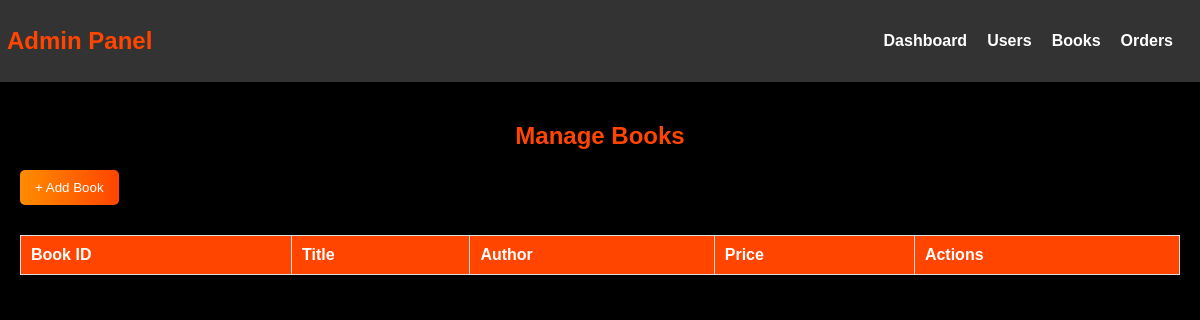
The app's page /backend/books.php, older data.
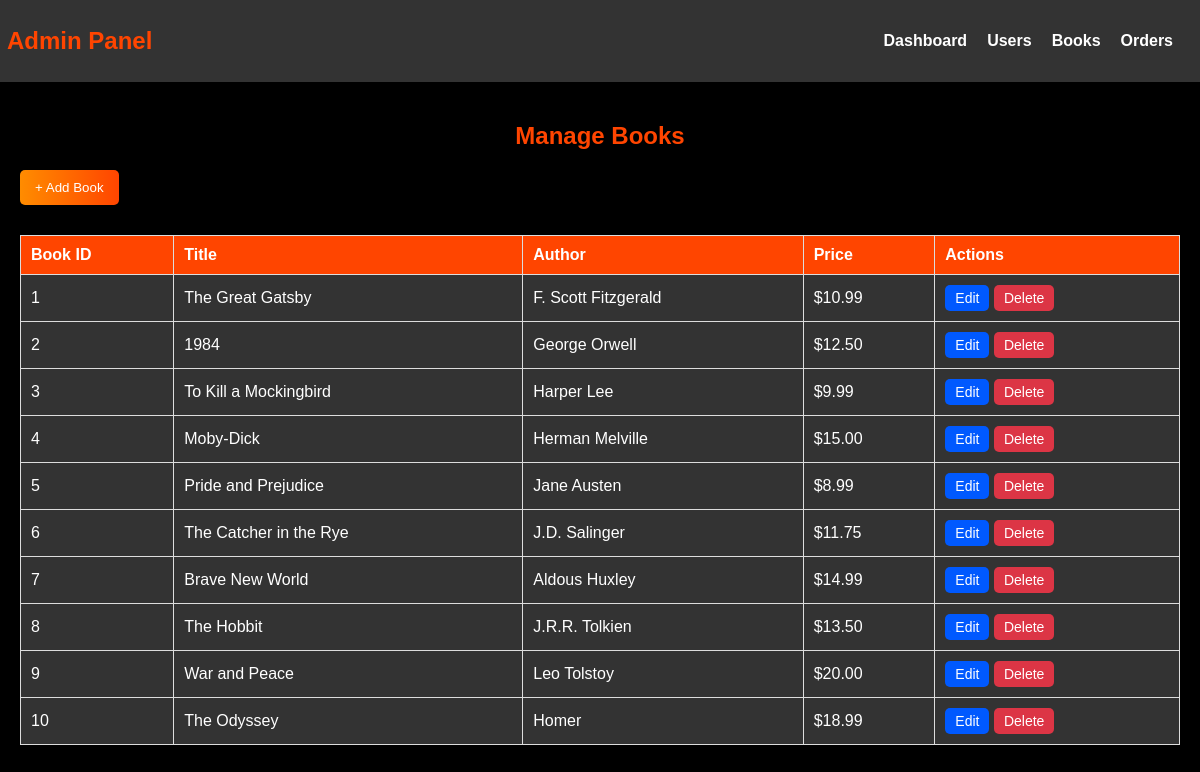
The same page, newer data.
### tables this page shows
CREATE TABLE books (
    book_id INT AUTO_INCREMENT PRIMARY KEY,
    title VARCHAR(255) NOT NULL,
    author VARCHAR(255) NOT NULL,
    category VARCHAR(100),
    price DECIMAL(10,2) NOT NULL,
    stock INT NOT NULL,
    description TEXT,
    cover_image VARCHAR(255) NOT NULL DEFAULT '/project/imgs/',
    created_at DATE DEFAULT CURRENT_DATE
);

### backend/books.php (the view, shortened to what this page needs)
<?php
include '../database/db.php';
$sql_books = "SELECT * FROM books";
$result_books = $conn->query($sql_books);
?>
<!DOCTYPE html>
<html lang="en">
<head>
    <link rel="stylesheet" href="../css/admin_panel.css">
</head>
<body>
    <nav class="admin-nav">
        <h2>Admin Panel</h2>
        <ul>
            <li><a href="admin_panel.php">Dashboard</a></li>
            <li><a href="users.php">Users</a></li>
            <li><a href="books.php">Books</a></li>
            <li><a href="orders.php">Orders</a></li>
        </ul>
    </nav>
    <div class="admin-section">
        <h2>Manage Books</h2>
        <button onclick="window.location.href='add_book.php'" class="add-btn">+ Add Book</button>
        <table>
            <tr>
                <th>Book ID</th>
                <th>Title</th>
                <th>Author</th>
                <th>Price</th>
                <th>Actions</th>
            </tr>
            <?php while ($book = $result_books->fetch_assoc()) { ?>
            <tr>
                <td><?php echo $book['book_id']; ?></td>
                <td><?php echo $book['title']; ?></td>
                <td><?php echo $book['author']; ?></td>
                <td>$<?php echo number_format($book['price'], 2); ?></td>
                <td>
                    <a href="update_book.php?book_id=<?php echo $book['book_id']; ?>" class="edit-btn">Edit</a>
                    <button class="delete-btn" onclick="confirmDelete(<?php echo $book['book_id']; ?>)">Delete</button>
                </td>
            </tr>
            <?php } ?>
        </table>
    </div>
</body>
</html>

Row changes from the older to the newer data that the page shows:
added books: book_id "1", title "The Great Gatsby", author "F. Scott Fitzgerald", price "10.99"
added books: book_id "2", title "1984", author "George Orwell", price "12.50"
added books: book_id "3", title "To Kill a Mockingbird", author "Harper Lee", price "9.99"
added books: book_id "4", title "Moby-Dick", author "Herman Melville", price "15.00"
added books: book_id "5", title "Pride and Prejudice", author "Jane Austen", price "8.99"
added books: book_id "6", title "The Catcher in the Rye", author "J.D. Salinger", price "11.75"
added books: book_id "7", title "Brave New World", author "Aldous Huxley", price "14.99"
added books: book_id "8", title "The Hobbit", author "J.R.R. Tolkien", price "13.50"
added books: book_id "9", title "War and Peace", author "Leo Tolstoy", price "20.00"
added books: book_id "10", title "The Odyssey", author "Homer", price "18.99"
